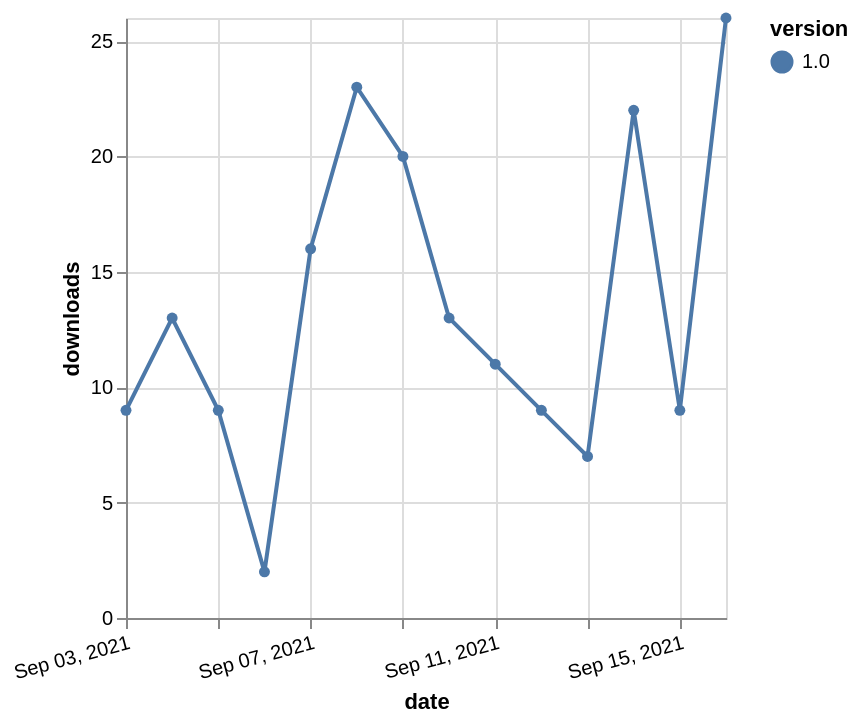

Vega-Lite specification for this chart:
### Vega-Lite specification from a JSON file in a GitHub repository (floating-point values rounded to 4 significant figures)
{"$schema": "https://vega.github.io/schema/vega-lite/v5.json", "description": "A simple bar chart with embedded data.", "data": {"values": [{"date": "2021-09-03", "total": 20463, "delta": 9, "version": "1.0"}, {"date": "2021-09-04", "total": 20476, "delta": 13, "version": "1.0"}, {"date": "2021-09-05", "total": 20485, "delta": 9, "version": "1.0"}, {"date": "2021-09-06", "total": 20487, "delta": 2, "version": "1.0"}, {"date": "2021-09-07", "total": 20503, "delta": 16, "version": "1.0"}, {"date": "2021-09-08", "total": 20526, "delta": 23, "version": "1.0"}, {"date": "2021-09-09", "total": 20546, "delta": 20, "version": "1.0"}, {"date": "2021-09-10", "total": 20559, "delta": 13, "version": "1.0"}, {"date": "2021-09-11", "total": 20570, "delta": 11, "version": "1.0"}, {"date": "2021-09-12", "total": 20579, "delta": 9, "version": "1.0"}, {"date": "2021-09-13", "total": 20586, "delta": 7, "version": "1.0"}, {"date": "2021-09-14", "total": 20608, "delta": 22, "version": "1.0"}, {"date": "2021-09-15", "total": 20617, "delta": 9, "version": "1.0"}, {"date": "2021-09-16", "total": 20643, "delta": 26, "version": "1.0"}]}, "width": "container", "mark": {"type": "line", "point": {"filled": true}}, "encoding": {"x": {"field": "date", "type": "temporal", "timeUnit": "yearmonthdate", "title": "date", "axis": {"labelAngle": -15}}, "y": {"field": "delta", "type": "quantitative", "title": "downloads"}, "color": {"field": "version", "type": "nominal"}, "tooltip": {"field": "delta"}}}
